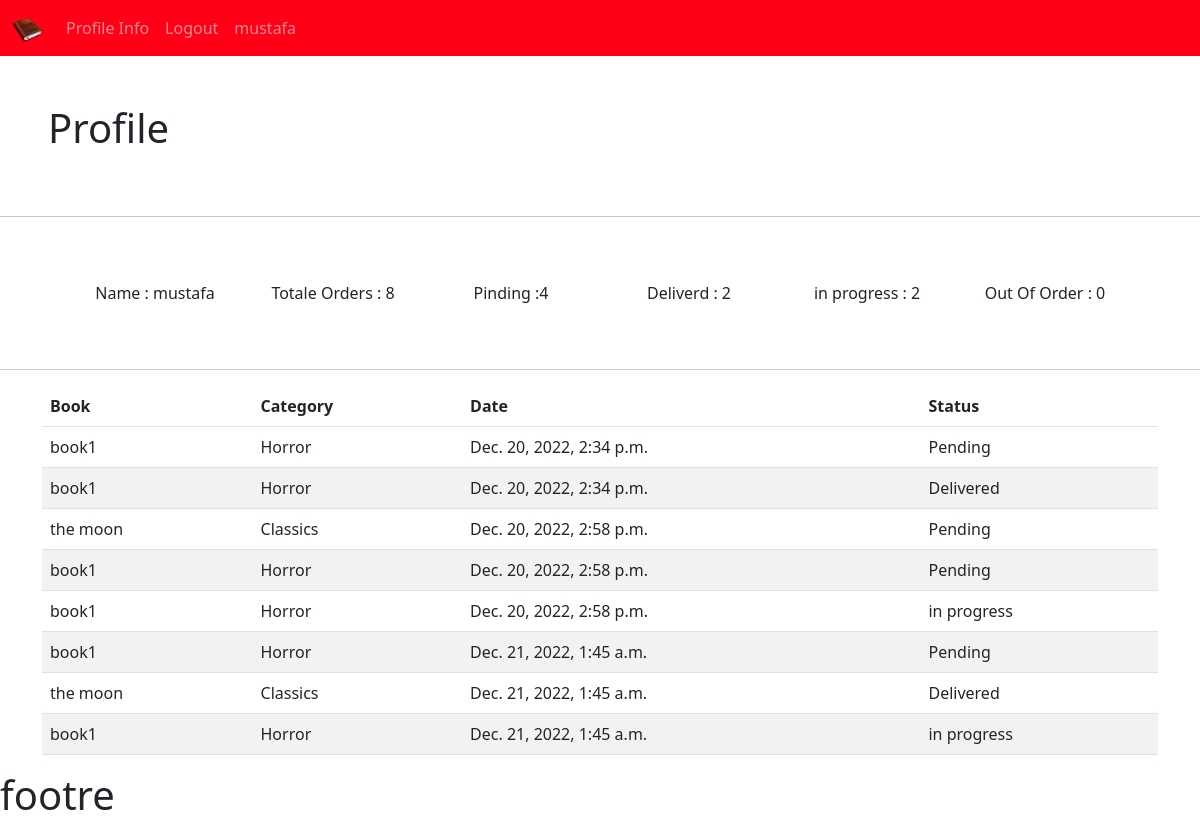
Screenshot of /user/ (signed in) with the database file from the repository.
### bookstore/models.py (models this page shows)
class Order(models.Model) :
    STATUS = (                                #for choices
        ('Pending','Pending') ,
        ('Delivered','Delivered') ,
        ('in progress','in progress') ,
        ('out of order','out of order') ,
    )
    customers = models.ForeignKey(Customer,null=True,on_delete=models.SET_NULL) #one to many
    book = models.ForeignKey(Book,null=True,on_delete=models.SET_NULL)#one to many
    tag = models.ManyToManyField(Tag)    #many to many
    date_create =models.DateTimeField(auto_now_add=True,null=True)
    status = models.CharField( max_length=50,null=True,choices=STATUS)

class Book(models.Model) :
    CATEGORY = (                                #for choices
        ('Classics','Classics') ,
        ('Crime','Crime') ,
        ('Fantasy','Fantasy') ,
        ('Adventure stories','Adventure stories') ,
        ('Horror ',' Horror') ,
    )
    name   =models.CharField( max_length=50,null=True)
    author =models.CharField( max_length=50,null=True)
    price  =models.FloatField( max_length=50,null=True)
    category=models.CharField( max_length=50,null=True,choices=CATEGORY)
    description =models.CharField( max_length=300,null=True)
    tag = models.ManyToManyField(Tag)
    date_create =models.DateTimeField(auto_now_add=True,null=True)
    def __str__(self) :
        return self.name

### bookstore/decorators.py (the view)
        def wrapper_func(request ,*args,**kwargs) :
            group = None
            if request.user.groups.exists(): #to sure user in group or not
                group=request.user.groups.all()[0].name  #if user inside the group take the name of group (like admin)
            if group in allowedGroups :
                return view_func(request ,*args, **kwargs) #to allow user to go inside the site
            else :
                return redirect('user_profile')

### bookstore/views.py (called while the page is built)
@login_required(login_url='login')
@allowedUsers(allowedGroups=['customer'])
def userProfile(request) :
    orders =request.user.customer.order_set.all()
    t_order = orders.count()
    p_order = orders.filter(status ='Pending').count()
    d_order = orders.filter(status ='Delivered').count()
    in_order = orders.filter(status ='in progress').count()
    out_order = orders.filter(status ='out of order').count()
    context = {
               'orders' : orders,
               't_order' : t_order, # total order
               'p_order' : p_order, # count Pending
               'd_order' : d_order, # count Delivered
               'in_order' : in_order, # count in progress
               'out_order' : out_order,# count out of order
               }
    return render(request ,'bookstore/profile.html',context )

### bookstore/templates/bookstore/profile.html
{% extends 'bookstore/main.html' %}
{% block  content %}
<h1 class='p-5'>Profile</h1>
<hr>
<div class="container text-center p-5">
  <div class="row">
    <div class="col">
      Name : {{request.user.username}}
    </div>
    <div class="col">
      Totale Orders : {{t_order}}
    </div>
    <div class="col">
      Pinding :{{p_order}}
    </div>
    <div class="col">
      Deliverd : {{d_order}}
    </div>
    <div class="col">
      in progress : {{in_order}}
    </div>
    <div class="col">
      Out Of Order : {{out_order}}
    </div>
  </div>
</div>
<hr>
<div class='container'>
    <table class="table table-striped">
        <thead>
          <tr>
            <th scope="col">Book</th>
            <th scope="col">Category</th>
            <th scope="col">Date</th>
            <th scope="col">Status</th>
          </tr>
        </thead>
        <tbody>
          <tr>
            {% for item  in orders  %}
            <tr>
            <td>{{item.book}}</td>
            <td>{{item.book.category}}</td>
            <td>{{item.date_create}}</td>
            <td>{{item.status}}</td>
            </tr>
            {% endfor %}
          </tr>
        </tbody>
      </table>
</div>
{% endblock  %}

### bookstore/templates/bookstore/navbar.html (shortened to what this page needs)
{% load  static %}
<nav class="navbar navbar-expand-lg  navbar-dark bg-primary">
    <div class="container-fluid">
      <a class="navbar-brand" href="{% url 'home' %}">
        <img src="{% static '/images/book.png' %}" alt="Bootstrap" width="30" height="24">
      </a>
      <div class="collapse navbar-collapse" id="navbarSupportedContent">
        <ul class="navbar-nav me-auto mb-2 mb-lg-0">
          <li class="nav-item">
            <a class="nav-link" href="{% url 'profile_info' %}">Profile Info</a>
          </li>
          <li class="nav-item">
            <a class="nav-link" href="{% url 'logout' %}">Logout</a>
          </li>
          <a class="nav-link" href="{% url 'profile_info' %}">{{request.user}}</a>
        </ul>
      </div>
    </div>
  </nav>

### bookstore/static/css/style.css (style rules this page uses)
.bg-primary { --bs-bg-opacity: 1; background-color: #ff0017 !important; }

### rows the page displays
Order: book "book1", book.category "Horror", date_create "Dec. 20, 2022, 2:34 p.m.", status "Pending"
Order: book "book1", book.category "Horror", date_create "Dec. 20, 2022, 2:34 p.m.", status "Delivered"
Order: book "the moon", book.category "Classics", date_create "Dec. 20, 2022, 2:58 p.m.", status "Pending"
Order: book "book1", book.category "Horror", date_create "Dec. 20, 2022, 2:58 p.m.", status "Pending"
Order: book "book1", book.category "Horror", date_create "Dec. 20, 2022, 2:58 p.m.", status "in progress"
Order: book "book1", book.category "Horror", date_create "Dec. 21, 2022, 1:45 a.m.", status "Pending"
Order: book "the moon", book.category "Classics", date_create "Dec. 21, 2022, 1:45 a.m.", status "Delivered"
Order: book "book1", book.category "Horror", date_create "Dec. 21, 2022, 1:45 a.m.", status "in progress"

### other values shown
{{ request.user }} "mustafa"
{{ request.user.username }} "mustafa"
{{ t_order }} "8"
{{ p_order }} "4"
{{ d_order }} "2"
{{ in_order }} "2"
{{ out_order }} "0"
